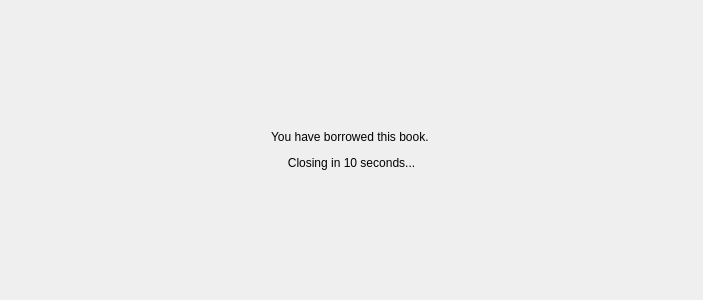
<?xml version="1.0" encoding="UTF-8"?>
<ui version="4.0">
 <class>BookReturnDialog</class>
 <widget class="QDialog" name="BookReturnDialog">
  <property name="geometry">
   <rect>
    <x>0</x>
    <y>0</y>
    <width>703</width>
    <height>300</height>
   </rect>
  </property>
  <property name="sizePolicy">
   <sizepolicy hsizetype="Fixed" vsizetype="Fixed">
    <horstretch>0</horstretch>
    <verstretch>0</verstretch>
   </sizepolicy>
  </property>
  <property name="windowTitle">
   <string>Return</string>
  </property>
  <layout class="QVBoxLayout" name="verticalLayout_2">
   <item>
    <widget class="QStackedWidget" name="stackedWidget">
     <property name="currentIndex">
      <number>3</number>
     </property>
     <widget class="QWidget" name="page_reConfirm">
      <layout class="QVBoxLayout" name="verticalLayout_3">
       <item>
        <layout class="QVBoxLayout" name="verticalLayout" stretch="5,1">
         <item>
          <widget class="QLabel" name="label_return">
           <property name="styleSheet">
            <string notr="true">font: 20pt &quot;Microsoft JhengHei UI&quot;;</string>
           </property>
           <property name="text">
            <string>Are you sure you want to return this book?</string>
           </property>
          </widget>
         </item>
         <item>
          <layout class="QHBoxLayout" name="horizontalLayout">
           <item>
            <widget class="QPushButton" name="pushButton_Accept">
             <property name="text">
              <string>Yes, I want to</string>
             </property>
            </widget>
           </item>
           <item>
            <widget class="QPushButton" name="pushButton_Cancel">
             <property name="text">
              <string>No, leave me alone</string>
             </property>
            </widget>
           </item>
          </layout>
         </item>
        </layout>
       </item>
      </layout>
     </widget>
     <widget class="QWidget" name="page_reDetail">
      <layout class="QVBoxLayout" name="verticalLayout_5">
       <item>
        <widget class="QLabel" name="label_BookName">
         <property name="text">
          <string>TextLabel</string>
         </property>
        </widget>
       </item>
       <item>
        <widget class="QLabel" name="label_ReturnDate">
         <property name="text">
          <string>TextLabel</string>
         </property>
        </widget>
       </item>
       <item>
        <widget class="QLabel" name="label_CurrentDate">
         <property name="text">
          <string>TextLabel</string>
         </property>
        </widget>
       </item>
       <item>
        <widget class="QLabel" name="label_FineDetail">
         <property name="text">
          <string>TextLabel</string>
         </property>
        </widget>
       </item>
       <item>
        <widget class="QPushButton" name="pushButton_Return">
         <property name="text">
          <string>Return</string>
         </property>
        </widget>
       </item>
      </layout>
     </widget>
     <widget class="QWidget" name="page_fine">
      <layout class="QHBoxLayout" name="horizontalLayout_2">
       <item>
        <layout class="QVBoxLayout" name="verticalLayout_6" stretch="5,1,0">
         <item>
          <widget class="QLabel" name="label_QRCode">
           <property name="text">
            <string/>
           </property>
           <property name="alignment">
            <set>Qt::AlignmentFlag::AlignCenter</set>
           </property>
          </widget>
         </item>
         <item>
          <widget class="QLabel" name="label_ScanHere">
           <property name="text">
            <string>Scan the QRCode to pay.</string>
           </property>
           <property name="alignment">
            <set>Qt::AlignmentFlag::AlignCenter</set>
           </property>
          </widget>
         </item>
         <item>
          <widget class="QPushButton" name="pushButton_paid">
           <property name="text">
            <string>Paid</string>
           </property>
          </widget>
         </item>
        </layout>
       </item>
      </layout>
     </widget>
     <widget class="QWidget" name="page_reDone">
      <layout class="QVBoxLayout" name="verticalLayout_4">
       <item>
        <widget class="QLabel" name="label_countDown">
         <property name="styleSheet">
          <string notr="true">QLabel{
font: 700 20pt &quot;Microsoft JhengHei UI&quot;;
rgb(0, 170, 0)
}</string>
         </property>
         <property name="text">
          <string>&lt;html&gt;&lt;head/&gt;&lt;body&gt;&lt;p&gt;You have borrowed this book. &lt;/p&gt;&lt;p&gt;Closing in 10 seconds...&lt;/p&gt;&lt;/body&gt;&lt;/html&gt;</string>
         </property>
         <property name="alignment">
          <set>Qt::AlignmentFlag::AlignCenter</set>
         </property>
        </widget>
       </item>
      </layout>
     </widget>
    </widget>
   </item>
  </layout>
 </widget>
 <resources/>
 <connections/>
</ui>
